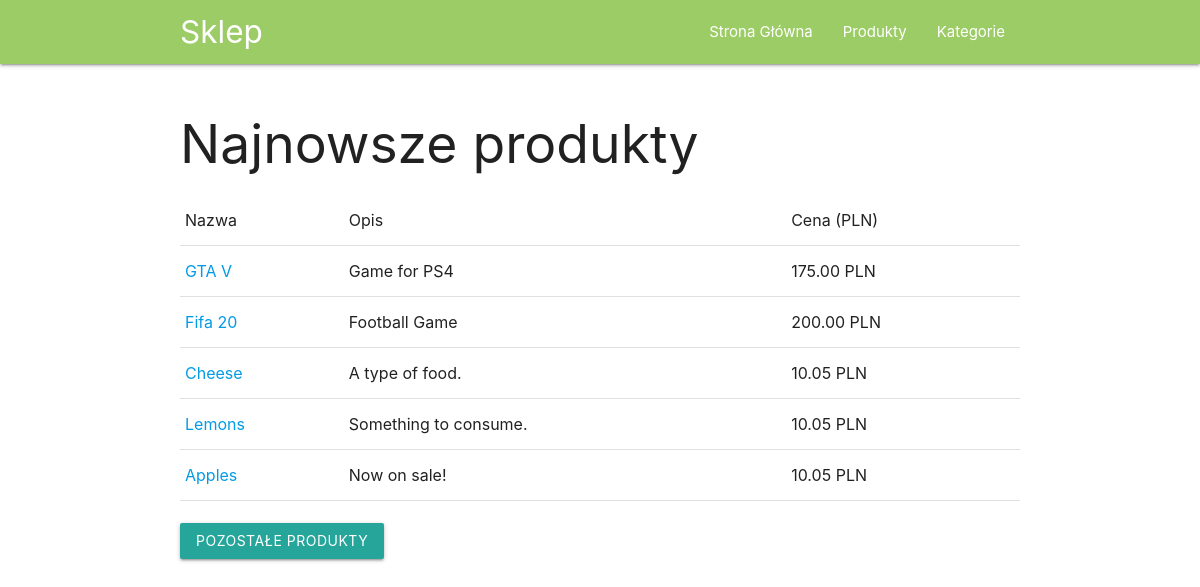
The app's page /product/ with its own data.
### product_manager/models.py (models this page shows, shortened)
class Product(models.Model):
    name = models.CharField(max_length=155)
    slug = extension_fields.AutoSlugField(populate_from='name', blank=True)
    description = models.TextField(max_length=250)
    price = models.DecimalField(max_digits=8, decimal_places=2)
    category = models.ForeignKey(
        'Category',
        on_delete=models.CASCADE,
        related_name='category'
    )
    class Meta:
        ordering = ('-pk',)
    def __str__(self):
        return u'%s' % self.name
    def get_absolute_url(self):
        return reverse('product_manager_product_detail', args=(self.slug,))

### product_manager/views.py (the view)
# urls.py: path('product/', views.IndexView.as_view(), name='index'),
class IndexView(ListView):
    template_name = 'product_manager/index.html'
    def get_queryset(self):
            return Product.objects.order_by('-id')[:5]

### product_manager/templates/product_manager/index.html
{% extends "base.html" %}
{% load static %}
{% block content %}
	<h2>Najnowsze produkty</h2>
	<table class="table">
		<tr>
			<td>Nazwa</td>
		    <td>Opis</td>
		    <td>Cena (PLN)</td>
		</tr>
		{% for object in object_list %}
			<tr>
			    <td><a href="{{object.get_absolute_url}}">{{object}}</a></td>
			    <td>{{ object.description }}</td>
			    <td>{{ object.price }} PLN</td>
			</tr>
		{% endfor %}
	</table>
	<br>
	<a class="btn btn-primary" href="{% url 'product_manager_product_list' %}">Pozostałe produkty</a>
{% endblock %}

### records on screen
Product: name "GTA V", description "Game for PS4", price "175.00"
Product: name "Fifa 20", description "Football Game", price "200.00"
Product: name "Cheese", description "A type of food.", price "10.05"
Product: name "Lemons", description "Something to consume.", price "10.05"
Product: name "Apples", description "Now on sale!", price "10.05"
